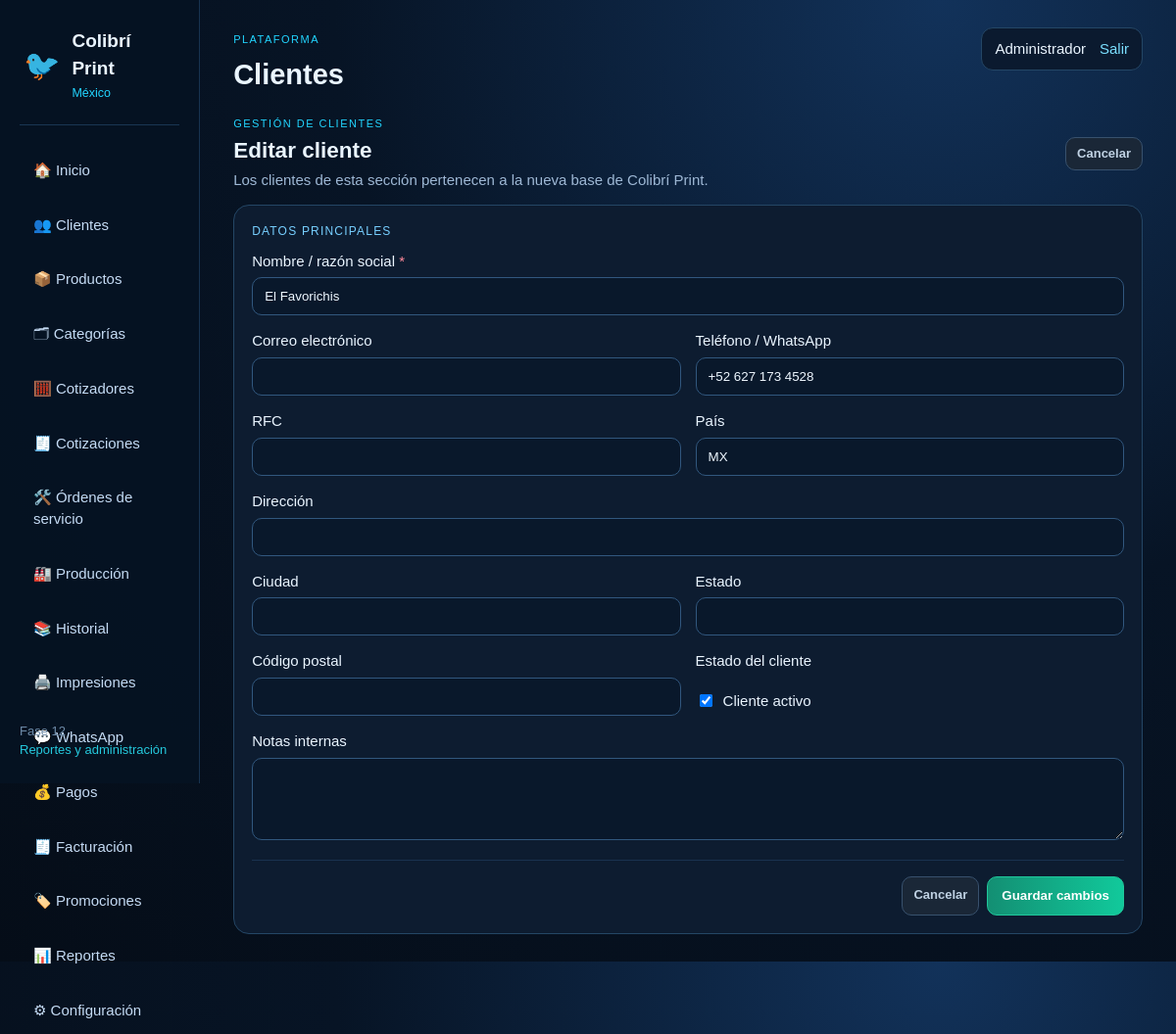
The app's page /admin/clientes.php?action=edit&id=1263 (signed in) with its own data.
### tables this page shows
CREATE TABLE `cp_customers` (
  `id` int(10) UNSIGNED NOT NULL,
  `source_type` varchar(30) NOT NULL DEFAULT 'local',
  `source_id` int(10) UNSIGNED DEFAULT NULL,
  `name` varchar(190) NOT NULL,
  `email` varchar(190) DEFAULT NULL,
  `tax_number` varchar(80) DEFAULT NULL,
  `phone` varchar(80) DEFAULT NULL,
  `address` text,
  `city` varchar(120) DEFAULT NULL,
  `zip_code` varchar(20) DEFAULT NULL,
  `state` varchar(120) DEFAULT NULL,
  `country` varchar(10) DEFAULT 'MX',
  `notes` text,
  `enabled` tinyint(1) NOT NULL DEFAULT '1',
  `created_at` datetime NOT NULL,
  `updated_at` datetime NOT NULL
);

### config/runtime.php (called while the page is built, shortened)
<?php
function e(?string $value): string {
    return htmlspecialchars((string) $value, ENT_QUOTES, 'UTF-8');
}

### admin/clientes.php (the view, shortened to what this page needs)
<?php
require_once __DIR__ . '/../config/runtime.php';
require_once __DIR__ . '/../includes/actions.php';
$pdo = db();
$action = (string)($_GET['action'] ?? 'list');
$id = (int)($_GET['id'] ?? 0);
$q = trim((string)($_GET['q'] ?? ''));
$emptyCustomer = [
    'name'=>'', 'email'=>'', 'tax_number'=>'', 'phone'=>'', 'address'=>'',
    'city'=>'', 'zip_code'=>'', 'state'=>'', 'country'=>'MX', 'notes'=>'', 'enabled'=>1
];
$customer = $emptyCustomer;
if (($action === 'edit') && $id > 0 && $_SERVER['REQUEST_METHOD'] !== 'POST') {
    try {
        $stmt = $pdo->prepare('SELECT * FROM cp_customers WHERE id=? LIMIT 1');
        $stmt->execute([$id]);
        $found = $stmt->fetch();
        if (!$found) { $error = 'El cliente solicitado no existe.'; $action = 'list'; }
        else $customer = array_merge($emptyCustomer, $found);
    } catch (Throwable $e) { $error = 'No se pudo cargar el cliente.'; $action = 'list'; }
}
require __DIR__ . '/../includes/header.php';
?>
<?php if ($action === 'create' || $action === 'edit'): ?>
<div class="toolbar">
  <div class="toolbar-title"><span class="eyebrow">GESTIÓN DE CLIENTES</span><h2><?= $action === 'edit' ? 'Editar cliente' : 'Nuevo cliente' ?></h2><span class="muted">Los clientes de esta sección pertenecen a la nueva base de Colibrí Print.</span></div>
  <div class="toolbar-actions"><?=cancel_button('/admin/clientes.php' . ($q !== '' ? '?q=' . urlencode($q) : ''))?></div>
</div>
<div class="card form-card">
  <div class="section-label">Datos principales</div>
  <form method="post" autocomplete="off">
    <div class="form-grid">
      <div class="field full"><label>Nombre / razón social <span class="required">*</span></label><input data-auto-focus type="text" name="name" maxlength="190" value="<?=e((string)$customer['name'])?>" required></div>
      <div class="field"><label>Correo electrónico</label><input type="email" name="email" maxlength="190" value="<?=e((string)$customer['email'])?>"></div>
      <div class="field"><label>Teléfono / WhatsApp</label><input type="text" name="phone" maxlength="80" value="<?=e((string)$customer['phone'])?>"></div>
      <div class="field"><label>RFC</label><input type="text" name="tax_number" maxlength="80" value="<?=e((string)$customer['tax_number'])?>"></div>
      <div class="field"><label>País</label><input type="text" name="country" maxlength="10" value="<?=e((string)$customer['country'])?>"></div>
      <div class="field full"><label>Dirección</label><input type="text" name="address" maxlength="500" value="<?=e((string)$customer['address'])?>"></div>
      <div class="field"><label>Ciudad</label><input type="text" name="city" maxlength="120" value="<?=e((string)$customer['city'])?>"></div>
      <div class="field"><label>Estado</label><input type="text" name="state" maxlength="120" value="<?=e((string)$customer['state'])?>"></div>
      <div class="field"><label>Código postal</label><input type="text" name="zip_code" maxlength="20" value="<?=e((string)$customer['zip_code'])?>"></div>
      <div class="field"><label>Estado del cliente</label><label style="display:flex;align-items:center;gap:8px"><input type="checkbox" name="enabled" value="1" <?=((int)$customer['enabled']===1?'checked':'')?> style="width:auto"> Cliente activo</label></div>
      <div class="field full"><label>Notas internas</label><textarea name="notes" rows="4" style="width:100%;box-sizing:border-box;padding:11px 12px;border-radius:10px;border:1px solid #31577e;background:#09182b;color:#eef7ff;resize:vertical"><?=e((string)$customer['notes'])?></textarea></div>
    </div>
    <div class="form-actions"><?=cancel_button('/admin/clientes.php' . ($q !== '' ? '?q=' . urlencode($q) : ''))?><?=save_button($action === 'edit' ? 'Guardar cambios' : 'Crear cliente')?></div>
  </form>
</div>
<?php endif; ?>
<?php require __DIR__ . '/../includes/footer.php'; ?>

### assets/css/app.css (style rules this page uses)
:root { --bg:#071425;--panel:#0d1c30;--panel2:#11253e;--border:#244665;--text:#eaf5ff;--muted:#9eb8d5;--cyan:#22d5ff;--blue:#188bff;--green:#0dd6a0;--pink:#db36f5;--shadow:0 20px 50px #0006 }
* { box-sizing:border-box }
body { margin:0;background:radial-gradient(circle at 80% 0,#12325a 0,#071425 45%,#050d18 100%);color:var(--text);font:15px/1.45 Arial,sans-serif }
.eyebrow { font-size:11px;color:var(--cyan);letter-spacing:1.5px }
.card { background:var(--panel);border:1px solid var(--border);border-radius:16px;padding:18px }
.muted { color:var(--muted) }
.form-grid { display:grid;grid-template-columns:1fr 1fr;gap:15px }
.field { display:grid;gap:6px }
.field.full { grid-column:1/-1 }
input,select { width:100%;padding:11px 12px;border-radius:10px;border:1px solid #31577e;background:#09182b;color:#eef7ff }
.toolbar { display:flex;align-items:center;justify-content:space-between;gap:14px;flex-wrap:wrap;margin:22px 0 14px }
.toolbar .toolbar-title { display:flex;flex-direction:column;gap:3px }
.toolbar h2 { margin:0 }
.toolbar-actions { display:flex;align-items:center;gap:8px;flex-wrap:wrap }
.form-actions { display:flex;justify-content:flex-end;gap:8px;flex-wrap:wrap;margin-top:20px;padding-top:16px;border-top:1px solid #19324f }
.required { color:#ff8a9b }
.form-card { max-width:980px }
.section-label { font-size:12px;color:#77cfff;text-transform:uppercase;letter-spacing:1.2px;margin-bottom:10px }

### records on screen
cp_customers: name "El Favorichis", phone "+52 627 173 4528", country "MX", enabled "☑"

### other values on screen
$title "Clientes"
$user['name'] "Administrador"
$label "Cancelar Cancelar"
$label "Guardar cambios"
